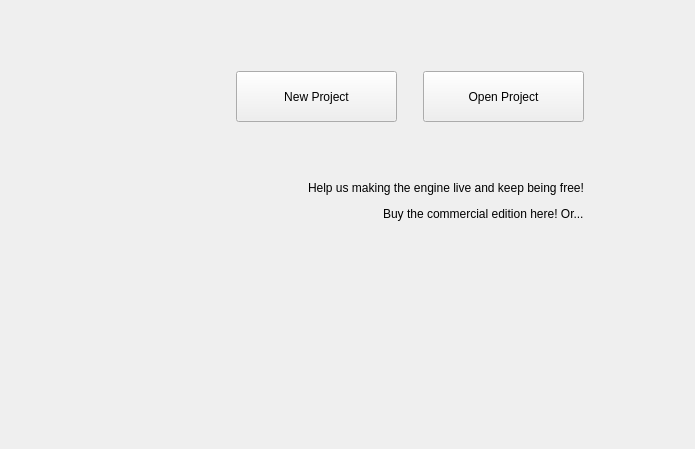
<?xml version="1.0" encoding="UTF-8"?>
<ui version="4.0">
 <class>PanelMainMenu</class>
 <widget class="QWidget" name="PanelMainMenu">
  <property name="geometry">
   <rect>
    <x>0</x>
    <y>0</y>
    <width>695</width>
    <height>449</height>
   </rect>
  </property>
  <property name="windowTitle">
   <string>Form</string>
  </property>
  <layout class="QGridLayout" name="gridLayout">
   <item row="0" column="0">
    <layout class="QHBoxLayout" name="horizontalLayout" stretch="1,0">
     <property name="rightMargin">
      <number>100</number>
     </property>
     <property name="bottomMargin">
      <number>50</number>
     </property>
     <item>
      <widget class="PanelRecentProjects" name="panelRecentProjects" native="true">
       <property name="minimumSize">
        <size>
         <width>0</width>
         <height>0</height>
        </size>
       </property>
      </widget>
     </item>
     <item>
      <layout class="QVBoxLayout" name="verticalLayout" stretch="0,0,0,0,0,0,1">
       <item>
        <spacer name="verticalSpacer_3">
         <property name="orientation">
          <enum>Qt::Vertical</enum>
         </property>
         <property name="sizeHint" stdset="0">
          <size>
           <width>398</width>
           <height>60</height>
          </size>
         </property>
        </spacer>
       </item>
       <item>
        <layout class="QHBoxLayout" name="horizontalLayout_5" stretch="1,0,0,0">
         <item>
          <spacer name="horizontalSpacer_6">
           <property name="orientation">
            <enum>Qt::Horizontal</enum>
           </property>
           <property name="sizeHint" stdset="0">
            <size>
             <width>40</width>
             <height>38</height>
            </size>
           </property>
          </spacer>
         </item>
         <item>
          <widget class="QPushButton" name="pushButtonNewProject">
           <property name="enabled">
            <bool>true</bool>
           </property>
           <property name="minimumSize">
            <size>
             <width>161</width>
             <height>51</height>
            </size>
           </property>
           <property name="text">
            <string>New Project</string>
           </property>
           <property name="icon">
            <iconset resource="../ressources.qrc">
             <normaloff>:/icons/Ressources/new_file.png</normaloff>:/icons/Ressources/new_file.png</iconset>
           </property>
           <property name="checkable">
            <bool>false</bool>
           </property>
           <property name="autoDefault">
            <bool>false</bool>
           </property>
           <property name="default">
            <bool>false</bool>
           </property>
           <property name="flat">
            <bool>false</bool>
           </property>
          </widget>
         </item>
         <item>
          <spacer name="horizontalSpacer_7">
           <property name="orientation">
            <enum>Qt::Horizontal</enum>
           </property>
           <property name="sizeHint" stdset="0">
            <size>
             <width>20</width>
             <height>48</height>
            </size>
           </property>
          </spacer>
         </item>
         <item>
          <widget class="QPushButton" name="pushButtonOpenProject">
           <property name="minimumSize">
            <size>
             <width>161</width>
             <height>51</height>
            </size>
           </property>
           <property name="text">
            <string>Open Project</string>
           </property>
           <property name="icon">
            <iconset resource="../ressources.qrc">
             <normaloff>:/icons/Ressources/open_file.png</normaloff>:/icons/Ressources/open_file.png</iconset>
           </property>
          </widget>
         </item>
        </layout>
       </item>
       <item>
        <spacer name="verticalSpacer_4">
         <property name="orientation">
          <enum>Qt::Vertical</enum>
         </property>
         <property name="sizeHint" stdset="0">
          <size>
           <width>428</width>
           <height>50</height>
          </size>
         </property>
        </spacer>
       </item>
       <item>
        <layout class="QHBoxLayout" name="horizontalLayout_3" stretch="1,0">
         <item>
          <spacer name="horizontalSpacer_9">
           <property name="orientation">
            <enum>Qt::Horizontal</enum>
           </property>
           <property name="sizeHint" stdset="0">
            <size>
             <width>88</width>
             <height>20</height>
            </size>
           </property>
          </spacer>
         </item>
         <item>
          <widget class="QLabel" name="labelHelpEngine">
           <property name="text">
            <string>Help us making the engine live and keep being free!</string>
           </property>
          </widget>
         </item>
        </layout>
       </item>
       <item>
        <layout class="QHBoxLayout" name="horizontalLayout_7" stretch="1,0">
         <item>
          <spacer name="horizontalSpacer_12">
           <property name="orientation">
            <enum>Qt::Horizontal</enum>
           </property>
           <property name="sizeHint" stdset="0">
            <size>
             <width>88</width>
             <height>20</height>
            </size>
           </property>
          </spacer>
         </item>
         <item>
          <widget class="QLabel" name="labelCommercial">
           <property name="text">
            <string>Buy the commercial edition here! Or...</string>
           </property>
          </widget>
         </item>
        </layout>
       </item>
       <item>
        <layout class="QHBoxLayout" name="horizontalLayout_6" stretch="1,0">
         <item>
          <spacer name="horizontalSpacer_10">
           <property name="orientation">
            <enum>Qt::Horizontal</enum>
           </property>
           <property name="sizeHint" stdset="0">
            <size>
             <width>68</width>
             <height>20</height>
            </size>
           </property>
          </spacer>
         </item>
         <item>
          <widget class="WidgetButtonImage" name="widgetPatreon" native="true"/>
         </item>
        </layout>
       </item>
       <item>
        <spacer name="verticalSpacer">
         <property name="orientation">
          <enum>Qt::Vertical</enum>
         </property>
         <property name="sizeHint" stdset="0">
          <size>
           <width>20</width>
           <height>40</height>
          </size>
         </property>
        </spacer>
       </item>
      </layout>
     </item>
    </layout>
   </item>
  </layout>
 </widget>
 <customwidgets>
  <customwidget>
   <class>PanelRecentProjects</class>
   <extends>QWidget</extends>
   <header>panelrecentprojects.h</header>
   <container>1</container>
  </customwidget>
  <customwidget>
   <class>WidgetButtonImage</class>
   <extends>QWidget</extends>
   <header>widgetbuttonimage.h</header>
   <container>1</container>
  </customwidget>
 </customwidgets>
 <resources>
  <include location="../ressources.qrc"/>
 </resources>
 <connections/>
</ui>
